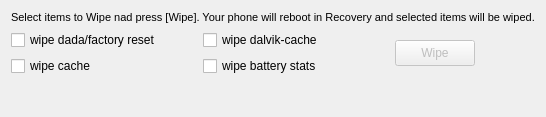
      <widget class="QWidget" name="tabWipe">
       <attribute name="title">
        <string>Wipe</string>
       </attribute>
       <layout class="QHBoxLayout" name="horizontalLayout_22">
        <item>
         <layout class="QVBoxLayout" name="verticalLayout_18">
          <item>
           <widget class="QLabel" name="label_7">
            <property name="text">
             <string>&lt;!DOCTYPE HTML PUBLIC &quot;-//W3C//DTD HTML 4.0//EN&quot; &quot;http://www.w3.org/TR/REC-html40/strict.dtd&quot;&gt;
&lt;html&gt;&lt;head&gt;&lt;meta name=&quot;qrichtext&quot; content=&quot;1&quot; /&gt;&lt;style type=&quot;text/css&quot;&gt;
p, li { white-space: pre-wrap; }
&lt;/style&gt;&lt;/head&gt;&lt;body style=&quot; font-family:'MS Shell Dlg 2'; font-size:8.25pt; font-weight:400; font-style:normal;&quot;&gt;
&lt;p style=&quot; margin-top:0px; margin-bottom:0px; margin-left:0px; margin-right:0px; -qt-block-indent:0; text-indent:0px;&quot;&gt;&lt;span style=&quot; font-size:8pt;&quot;&gt;Select items to Wipe nad press [Wipe]. Your phone will reboot in Recovery and selected items will be wiped.&lt;/span&gt;&lt;/p&gt;&lt;/body&gt;&lt;/html&gt;</string>
            </property>
           </widget>
          </item>
          <item>
           <layout class="QHBoxLayout" name="horizontalLayout_21">
            <item>
             <layout class="QGridLayout" name="gridLayout_4">
              <item row="0" column="0">
               <widget class="QCheckBox" name="checkData">
                <property name="text">
                 <string>wipe dada/factory reset</string>
                </property>
               </widget>
              </item>
              <item row="0" column="1">
               <widget class="QCheckBox" name="checkDalvik">
                <property name="text">
                 <string>wipe dalvik-cache</string>
                </property>
               </widget>
              </item>
              <item row="1" column="0">
               <widget class="QCheckBox" name="checkCache">
                <property name="text">
                 <string>wipe cache</string>
                </property>
               </widget>
              </item>
              <item row="1" column="1">
               <widget class="QCheckBox" name="checkBattery">
                <property name="text">
                 <string>wipe battery stats</string>
                </property>
               </widget>
              </item>
             </layout>
            </item>
            <item>
             <widget class="QPushButton" name="buttonWipe">
              <property name="enabled">
               <bool>false</bool>
              </property>
              <property name="sizePolicy">
               <sizepolicy hsizetype="Fixed" vsizetype="Fixed">
                <horstretch>0</horstretch>
                <verstretch>0</verstretch>
               </sizepolicy>
              </property>
              <property name="minimumSize">
               <size>
                <width>80</width>
                <height>26</height>
               </size>
              </property>
              <property name="text">
               <string>Wipe</string>
              </property>
             </widget>
            </item>
            <item>
             <spacer name="horizontalSpacer_2">
              <property name="orientation">
               <enum>Qt::Horizontal</enum>
              </property>
              <property name="sizeType">
               <enum>QSizePolicy::Fixed</enum>
              </property>
              <property name="sizeHint" stdset="0">
               <size>
                <width>60</width>
                <height>20</height>
               </size>
              </property>
             </spacer>
            </item>
           </layout>
          </item>
          <item>
           <spacer name="verticalSpacer_3">
            <property name="orientation">
             <enum>Qt::Vertical</enum>
            </property>
            <property name="sizeType">
             <enum>QSizePolicy::Fixed</enum>
            </property>
            <property name="sizeHint" stdset="0">
             <size>
              <width>478</width>
              <height>30</height>
             </size>
            </property>
           </spacer>
          </item>
         </layout>
        </item>
       </layout>
      </widget>
